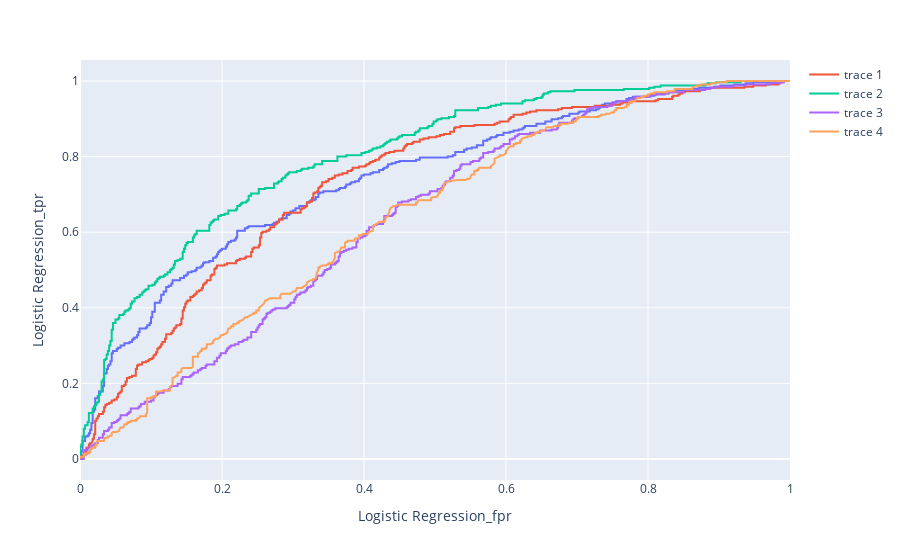

Notebook source saved alongside this figure:
### Code cell
# Plot 
fig = px.line(roc_df, x = 'Logistic Regression_fpr', y = 'Logistic Regression_tpr')
fig.add_scatter(x = roc_df['SVM_fpr'], y = roc_df['SVM_tpr'])
fig.add_scatter(x = roc_df['Neural Network_fpr'], y = roc_df['Neural Network_tpr'])
fig.add_scatter(x = roc_df['LightGBM_fpr'], y = roc_df['LightGBM_tpr'])
fig.add_scatter(x = roc_df['Random Forest_fpr'], y = roc_df['Random Forest_tpr'])

fig.add_scatter()
fig.show()

### Figure 1 — Plotly figure (JSON) as saved in the notebook; plotly's stock layout.template omitted (floating-point values rounded to 4 significant figures; data arrays with more than 128 entries replaced by an {"elided": "..."} marker saying what was removed)
{"data": [{"hovertemplate": "Logistic Regression_fpr=%{x}<br>Logistic Regression_tpr=%{y}<extra></extra>", "legendgroup": "", "line": {"color": "#636efa", "dash": "solid"}, "marker": {"symbol": "circle"}, "mode": "lines", "name": "", "orientation": "v", "showlegend": false, "type": "scatter", "x": {"elided": "414 float values"}, "xaxis": "x", "y": {"elided": "414 float values"}, "yaxis": "y"}, {"type": "scatter", "x": {"elided": "414 float values"}, "y": {"elided": "414 float values"}}, {"type": "scatter", "x": {"elided": "414 float values"}, "y": {"elided": "414 float values"}}, {"type": "scatter", "x": {"elided": "414 float values"}, "y": {"elided": "414 float values"}}, {"type": "scatter", "x": {"elided": "414 float values"}, "y": {"elided": "414 float values"}}], "layout": {"legend": {"tracegroupgap": 0}, "margin": {"t": 60}, "xaxis": {"anchor": "y", "domain": [0, 1], "title": {"text": "Logistic Regression_fpr"}}, "yaxis": {"anchor": "x", "domain": [0, 1], "title": {"text": "Logistic Regression_tpr"}}}}
